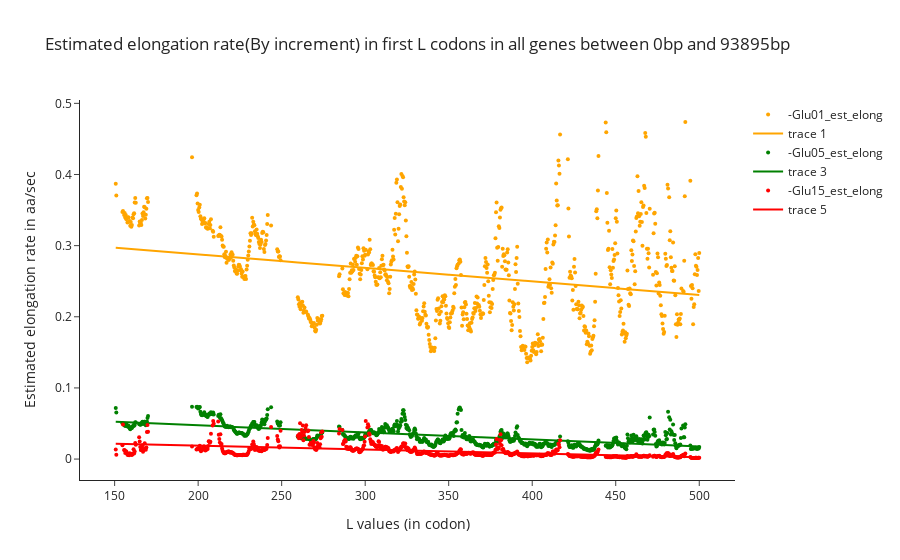

Notebook code cell kept with this figure:
### Code cell
fig = go.Figure()
rate = []
for i in range(1,len(select_times)):
    t = select_times[i] +'_est_elong'
    sample_color = colors[i]
    x = np.array(df_est.index).reshape(-1, 1)
    raw_y = np.array(df_est.loc[:,t]).reshape(-1, 1)
    
    model = LinearRegression()
    result=model.fit(x, raw_y)

    # predict y from the data
    fit_y = model.predict(x)
    print('coefficient of determination R^2 of the prediction is :', result.score(x, raw_y))
    rate.append(1/(model.coef_.reshape(-1)[0]))
    fig.add_trace(go.Scatter(mode='markers',x = x.reshape(-1),y = raw_y.reshape(-1),marker=dict(color=sample_color,size = 4),name= t))
    fig.add_trace(go.Scatter(mode='lines',x = x.reshape(-1),y = fit_y.reshape(-1),line=dict(color=sample_color)))
    
fig.update_layout(
    template='simple_white',
    title_text="Estimated elongation rate(By increment) in first L codons in " +dhh1_tag+ " genes between " + str(d1) + "bp and " + str(d2)+ "bp",
    yaxis_title="Estimated elongation rate in aa/sec",
    xaxis_title="L values (in codon)"
)       

fig.show()

### Figure 1 — Plotly figure (JSON) as saved in the notebook; plotly's stock layout.template omitted (floating-point values rounded to 4 significant figures; data arrays with more than 128 entries replaced by an {"elided": "..."} marker saying what was removed)
{"data": [{"marker": {"color": "orange", "size": 4}, "mode": "markers", "name": "-Glu01_est_elong", "type": "scatter", "x": {"elided": "813 float values"}, "y": {"elided": "813 float values"}}, {"line": {"color": "orange"}, "mode": "lines", "type": "scatter", "x": {"elided": "813 float values"}, "y": {"elided": "813 float values"}}, {"marker": {"color": "green", "size": 4}, "mode": "markers", "name": "-Glu05_est_elong", "type": "scatter", "x": {"elided": "813 float values"}, "y": {"elided": "813 float values"}}, {"line": {"color": "green"}, "mode": "lines", "type": "scatter", "x": {"elided": "813 float values"}, "y": {"elided": "813 float values"}}, {"marker": {"color": "red", "size": 4}, "mode": "markers", "name": "-Glu15_est_elong", "type": "scatter", "x": {"elided": "813 float values"}, "y": {"elided": "813 float values"}}, {"line": {"color": "red"}, "mode": "lines", "type": "scatter", "x": {"elided": "813 float values"}, "y": {"elided": "813 float values"}}], "layout": {"title": {"text": "Estimated elongation rate(By increment) in first L codons in all genes between 0bp and 93895bp"}, "xaxis": {"title": {"text": "L values (in codon)"}}, "yaxis": {"title": {"text": "Estimated elongation rate in aa/sec"}}}}
